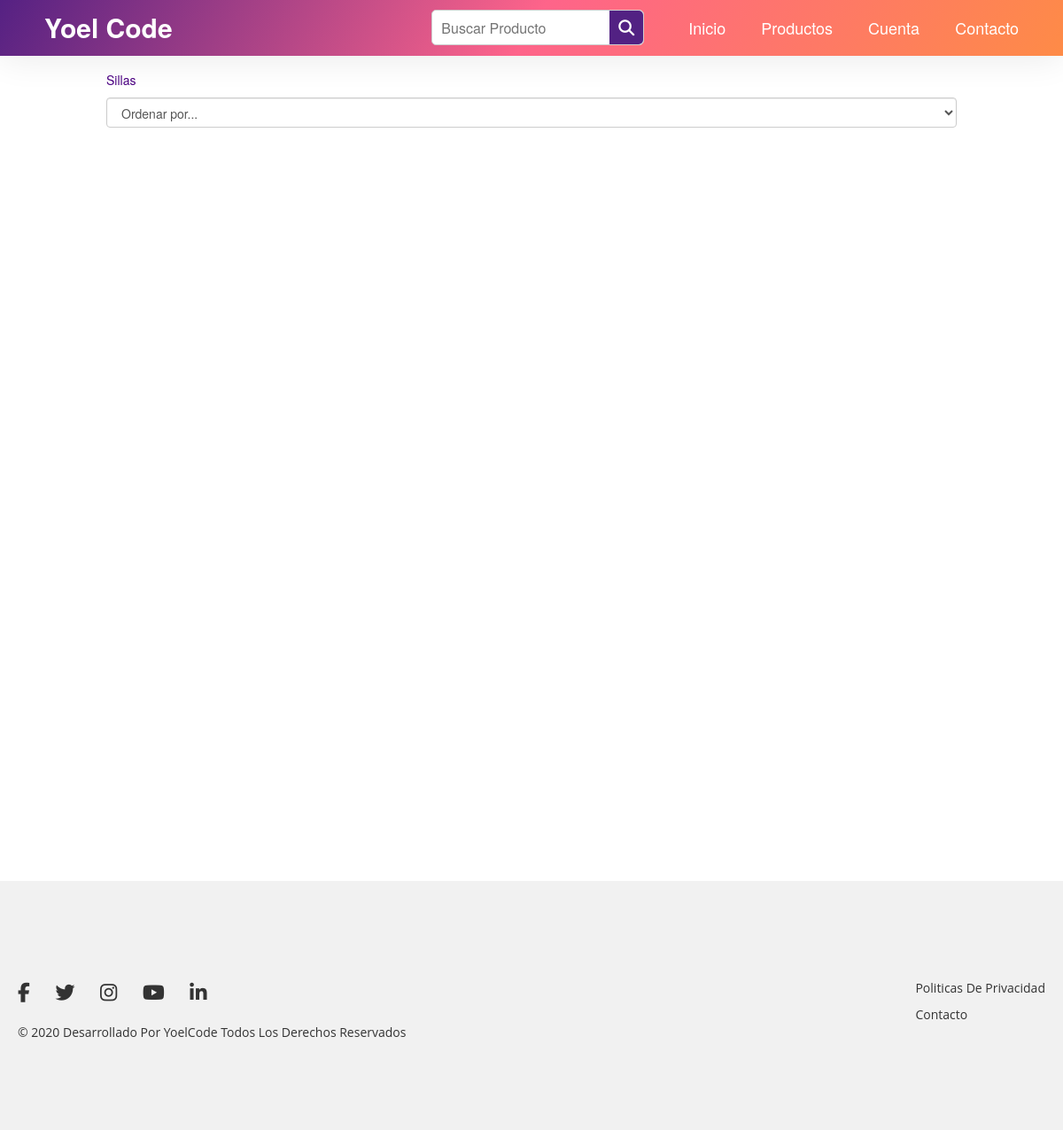
Page /php/verproductos.php?id_categoria=14 on the earlier database version.
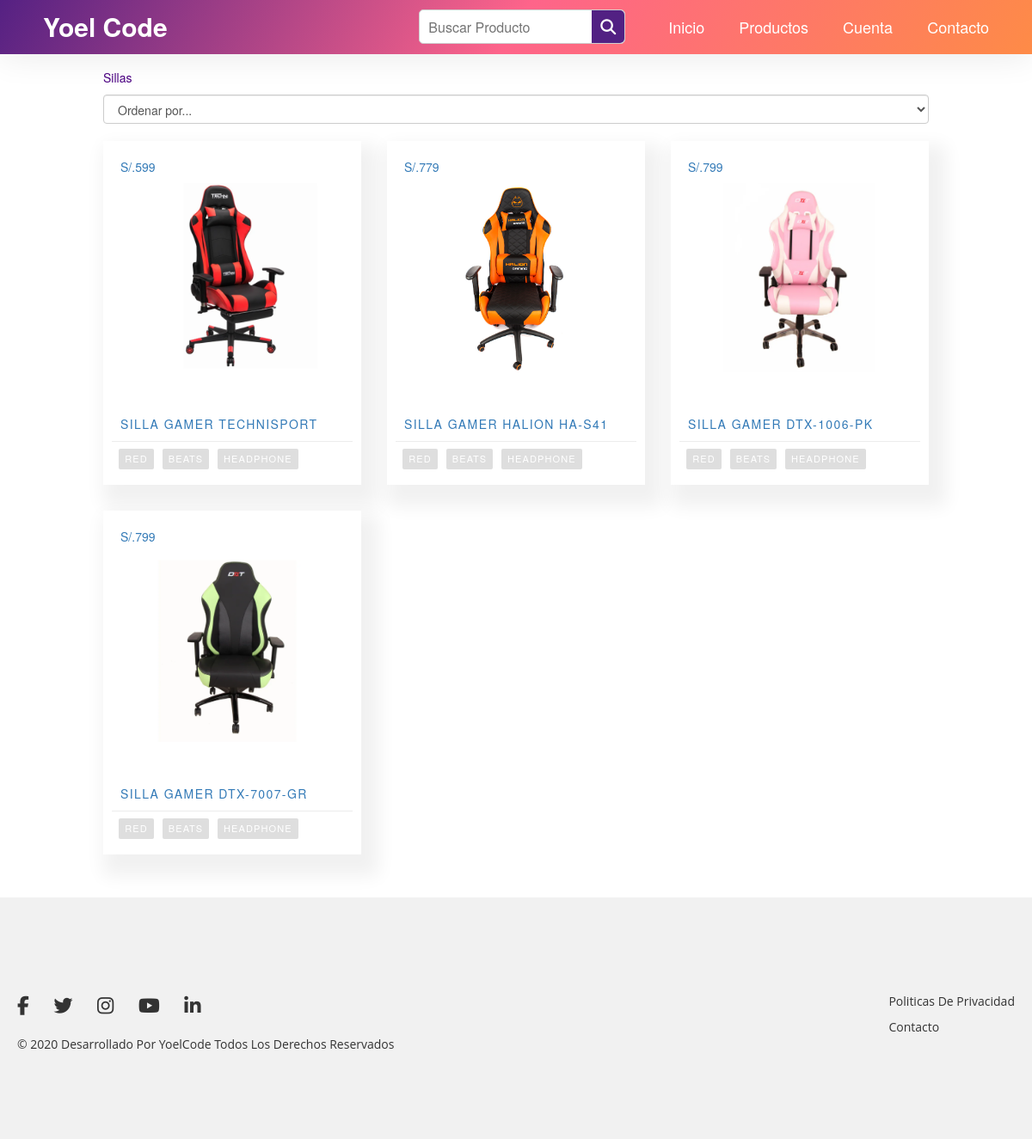
Same page on the later database version.
### tables this page shows
CREATE TABLE `categorias` (
  `id` int(11) NOT NULL,
  `categoria` text NOT NULL
);

CREATE TABLE `productos` (
  `id_producto` int(3) NOT NULL,
  `nombre` varchar(250) NOT NULL,
  `precio` float NOT NULL,
  `descripcion` text NOT NULL,
  `id_categoria` int(2) NOT NULL,
  `inicio` int(1) NOT NULL DEFAULT 0
);

CREATE TABLE `imagenes` (
  `id_imagen` int(4) NOT NULL,
  `nombre` varchar(50) NOT NULL,
  `prioridad` int(1) NOT NULL,
  `id_producto` int(3) NOT NULL
);

### php/verproductos.php (the view, shortened to what this page needs)
<?php
    include('conexion.php');
    if(isset($_GET['orden']) && $_GET['orden']=="mayormenor"){
      $registros2=mysqli_query($link,"select * from productos where id_categoria='$_GET[id_categoria]' order by precio desc");
    }else{
      $registros2=mysqli_query($link,"select * from productos where id_categoria='$_GET[id_categoria]' order by precio asc");
    }
    $registros4=mysqli_query($link,"select categoria from categorias where id='$_GET[id_categoria]'");
    $fila4 = mysqli_fetch_assoc($registros4);
?>
<!DOCTYPE html>
<html lang="es">
<head>
  <link rel="stylesheet" href="../css/estilos.css">
  <link rel="stylesheet" href="../css/normalizar.css">
  <link rel="stylesheet" href="../css/bootstrap.min.css">
  <link rel="stylesheet" href="../css/bootstrap-theme.min.css">
  <link rel="stylesheet" href="https://cdn.linearicons.com/free/1.0.0/icon-font.min.css">
</head>
<body>
  <header class="header">
    <nav>
      <ul>
        <li class="logo"><a href="#"><strong>Yoel </strong>Code</a> </li>
          <li class="search-icon">
          <input type="search" placeholder="Buscar Producto">
          <label class="icon">
            <span class="fas fa-search"></span>
          </label>
        </li>
        <div class="items">
          <li><a href="../index.php"><span class="lnr lnr-home"></span>Inicio</a></li>
          <li><a href="#"><span class="lnr lnr-store"></span>Productos</a>
          </li>
          <li><a href="#"><span class="lnr lnr-users"></span>Cuenta</a></li>
          <li><a href="#"><span class="lnr lnr-phone"></span>Contacto</a></li>
        </div>
      </ul>
    </nav>
  </header>
  <section class='verproductos-main'>
      <div class="ruta">
        <p> <?php echo $fila4['categoria']; ?> </p>
        <form name="form1" class="form1">
          <select onChange="fOrdenar('<?php echo $_GET['id_categoria']; ?>')" name="ordenar" class="form-control">
            <option>Ordenar por...</option>
          </select>
        </form>
      </div>
    <div class='contenedor'>
      <?php
      while ($fila2=mysqli_fetch_assoc($registros2)) {
        $registros3=mysqli_query($link,"select nombre from imagenes where id_producto = '$fila2[id_producto]' and prioridad=1");
        $fila3=mysqli_fetch_assoc($registros3);
      ?>
      <a class='card' href="detalleproducto.php?id_categoria=<?php echo $fila2['id_categoria']; ?>&id_producto=<?php echo $fila2['id_producto']; ?>">
        <div class='card-contenido'>
          <div class='top-bar'>
            <span>
              <?php echo "S/.".$fila2['precio']; ?>
            </span>
          </div>
          <div class='imagen'>
            <img class="img-imagen" src='../admin/productos/imagenes/<?php echo $fila3['nombre']; ?>'>
          </div>
        </div>
        <div class='card-descripcion'>
          <div class='titulo'>
            <?php echo $fila2['nombre']; ?>
          </div>
        </div>
        <div class='card-footer'>
          <div class='span'>
            RED
          </div>
          <div class='span'>
            BEATS
          </div>
          <div class='span'>
            HEADPHONE
          </div>
        </div>
      </a>
      <?php
      }
      ?>
    </div>
  </section>
  <footer>
    <div class="footer-container">
      <div class="left-col">
        <div class="social-media">
          <a href="#"><i class="fab fa-facebook-f"></i></a>
          <a href="#"><i class="fab fa-twitter"></i></a>
          <a href="#"><i class="fab fa-instagram"></i></a>
          <a href="#"><i class="fab fa-youtube"></i></a>
          <a href="#"><i class="fab fa-linkedin-in"></i></a>
        </div>
        <p class="rights-text">© 2020 Desarrollado Por YoelCode Todos Los Derechos Reservados</p>
      </div>
      <div class="right-col">
        <p>Politicas De Privacidad</p>
        <p>Contacto</p>
      </div>
    </div>
  </footer>
</body>
</html>

### css/estilos.css (style rules this page uses)
html, body { font-family: 'Kanit', sans-serif; margin: 0; padding: 0; color: #333333; }
.header { background: linear-gradient(120deg, #552183, #fe648a, #fe8b47); padding: 10px; box-shadow: 0px 2px 40px 0px rgba(0, 0, 0, 0.091); display: flex; width: 100%; justify-content: center; position: fixed; z-index: 1; }
nav { width: 100%; max-width: 1200px; }
nav ul { display: flex; list-style: none; flex-wrap: wrap; align-items: center; justify-content: center; margin: 0; }
nav ul li.logo { flex: 1; font-size: 30px; font-weight: 700; }
nav ul li.logo a { color: #fff; text-decoration: none; }
nav ul div.items { padding: 0 25px; display: inline-flex; }
nav ul div.items a { text-decoration: none; font-size: 18px; padding: 0 15px; color: #fff; }
nav ul .search-icon { height: 40px; width: 240px; display: flex; background: #f2f2f2; border-radius: 5px; border: solid 1px #cecece !important; }
nav ul .search-icon input { height: 100%; width: 200px; border: none; outline: none; padding: 0 10px; color: #000; font-size: 16px; border-radius: 5px 0 0 5px; }
nav ul .search-icon .icon { height: 100%; width: 40px; line-height: 40px; text-align: center; background: #522183; border-radius: 0 5px 5px 0; cursor: pointer; }
nav ul .search-icon .icon span { color: #fff; font-size: 18px; }
.titulo { text-transform: uppercase; text-align: left; }
.contenedor { padding-top: 20px; min-height: 100vh; display: grid; grid-auto-rows: 400px; grid-gap: 30px; grid-template-columns: repeat(3, minmax(170px, 300px)); justify-content: center; align-items: stretch; }
.card { text-decoration: none; position: relative; padding: 10px; background: white; display: grid; grid-template-rows: 8fr 1fr 1fr; box-shadow: 10px 15px 20px 10px rgba(0, 0, 0, 0.057); transition: 0.2s ease-in; }
.card-contenido { display: flex; justify-content: center; align-items: center; width: 100%; }
.top-bar { width: calc(100% - 40px); position: absolute; top: 0; left: 0; padding: 20px; }
.imagen { width: 100%; justify-content: bottom; align-content: bottom; text-align: center; }
.img-imagen { max-width: 100%; max-height: 220px; }
.card-descripcion { padding: 10px; display: flex; justify-content: space-between; align-items: center; font-weight: 400; font-size: 14px; letter-spacing: 0.1em; width: calc(100%-20px); }
.card-footer { text-transform: uppercase; padding: 0.3em; border-top: 0.5px solid #ececec; letter-spacing: 0.1em; font-size: 11px; color: white; justify-items: left; align-items: center; display: flex; }
.span { margin: 5px; width: auto; background: #dedede; padding: 4px 7px; border-radius: 2px; font-weight: 100; cursor: pointer; }
footer { margin-top: 50px; background: #f1f1f1; padding: 90px 0; font-family: "Open Sans", sans-serif; }
.footer-container { max-width: 1300px; margin: auto; padding: 0 20px; display: flex; justify-content: space-between; align-items: center; flex-wrap: wrap-reverse; }
.social-media { margin: 20px 0; }
.social-media a { color: #333333; margin-right: 25px; font-size: 22px; text-decoration: none; transition: .3s linear; }
.verproductos-main { width: 100%; padding-top: 80px; z-index: 0; }
.ruta { max-width: 960px; margin: 0 auto; }
.ruta p { color: indigo; font-weight: 400; font-size: 14px; }

### css/normalizar.css (style rules this page uses)
html { line-height: 1.15; -webkit-text-size-adjust: 100%; }
body { margin: 0; }
a { background-color: transparent; }
b, strong { font-weight: bolder; }
img { border-style: none; }
button, input, optgroup, select, textarea { font-family: inherit; font-size: 100%; line-height: 1.15; margin: 0; }
button, input { overflow: visible; }
button, select { text-transform: none; }
[type="search"] { -webkit-appearance: textfield; outline-offset: -2px; }

Differences in the rows shown:
added productos: precio "599", imagenes.nombre (picture), nombre "SILLA GAMER TECHNISPORT"
added productos: precio "779", imagenes.nombre (picture), nombre "SILLA GAMER HALION HA-S41"
added productos: precio "799", imagenes.nombre (picture), nombre "SILLA GAMER DTX-1006-PK"
added productos: precio "799", imagenes.nombre (picture), nombre "SILLA GAMER DTX-7007-GR"
